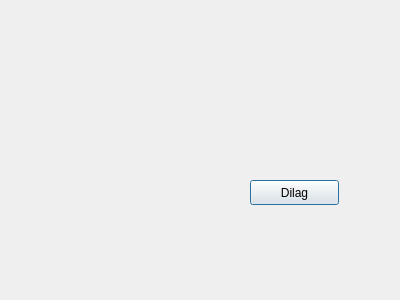
<?xml version="1.0" encoding="UTF-8"?>
<ui version="4.0">
 <class>TestDialog</class>
 <widget class="QDialog" name="TestDialog">
  <property name="geometry">
   <rect>
    <x>0</x>
    <y>0</y>
    <width>400</width>
    <height>300</height>
   </rect>
  </property>
  <property name="windowTitle">
   <string>Dialog</string>
  </property>
  <widget class="QPushButton" name="pushButton">
   <property name="geometry">
    <rect>
     <x>250</x>
     <y>180</y>
     <width>89</width>
     <height>25</height>
    </rect>
   </property>
   <property name="text">
    <string>Dilag</string>
   </property>
  </widget>
 </widget>
 <resources/>
 <connections/>
</ui>
